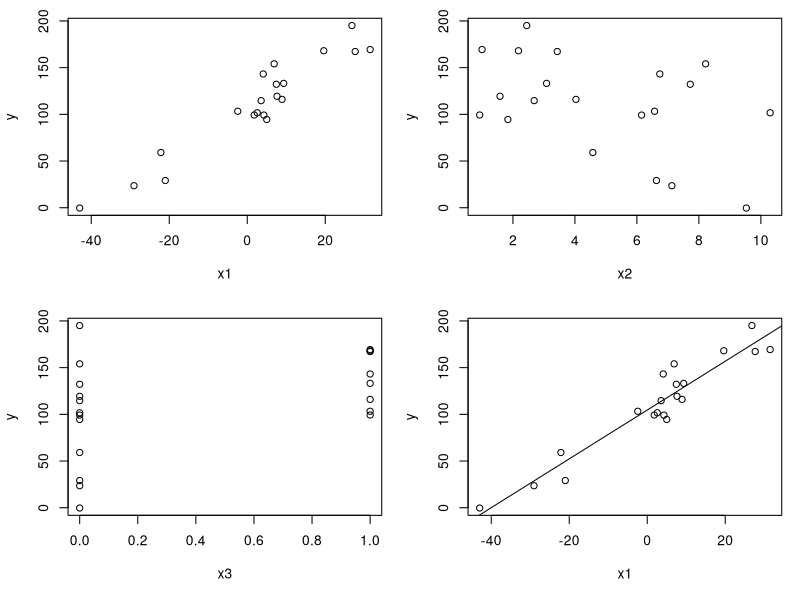
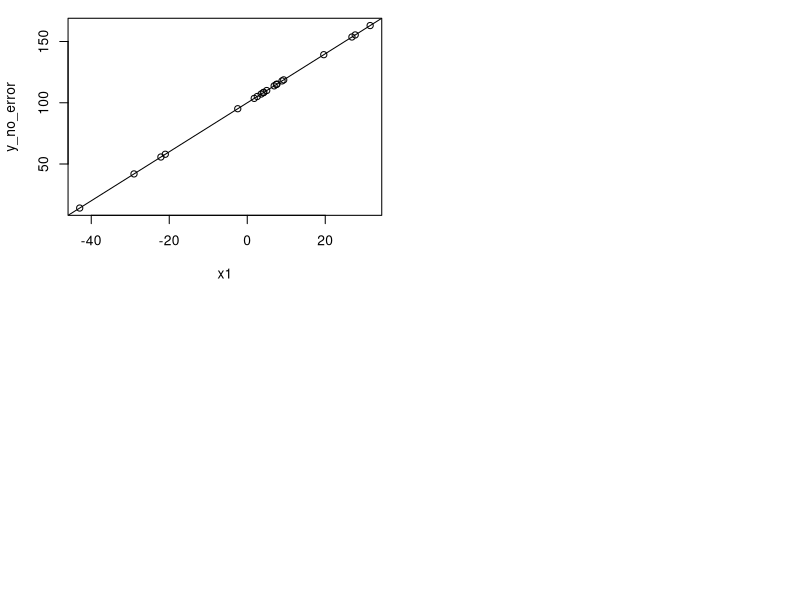

Recreate these plots in R, in order.
## ---- chunk 1
library(kableExtra)
library(dplyr)
## ---- chunk 2
set.seed(1104) # set seed for reproducibility

# Simulate data to use for our true regression model
x1 <- rnorm(n=20,mean=10,sd=15) # simulate a continuous predictor
x2 <- rexp(n=20,rate=0.25) # simulate another continuous predictor
x3 <- rbinom(n=20, size=1, prob=0.5) # simulate a binary predictor

# Simulate the error term for our regression model with SD=25
error <- rnorm(n=20, mean=0, sd=25) 

# Create the "true" model where x2 and x3 both have a slope of 0 (i.e., don't contribute to our prediction)
y <- 100 + 2*x1 + 0*x2 + 0*x3 + error
## ---- chunk 3
#| code-fold: true
par(mfrow=c(2,2), mar=c(5.1,4.1,1.1,1.1))
plot(x1,y)
plot(x2,y)
plot(x3,y)
## ---- chunk 4
mod_intonly <- lm(y ~ 1) # the "1" indicates that only an intercept should be fit (i.e., no predictors)
summary(mod_intonly) 
## ---- chunk 5
mean(y) # compare to mean
## ---- chunk 6
#| code-fold: true
#| fig-cap: "We can see that we have no **Model** degrees of freedom since $p=0$."
#| filters:
#| - parse-latex
library(kableExtra)

anova_df <- data.frame( 'Source' = c('Model','Error','Total'),
                        'Sums of Squares' = c('SS~Model~','SS~Error~','SS~Total~'),
                        'Degrees of Freedom' = c('p','n-p-1','n-1'),
                        'Mean Square' = c('MS~Model~','MS~Error~',''),
                        'F Value' = c('MS~Model~/MS~Error~','',''),
                        'p-value' = c('Pr(F~p,n-p-1~ > F)','',''))

kbl(anova_df, col.names=c('Source','Sums of Squares','Degrees of Freedom','Mean Square','F-value','p-value'),
    align='lccccc', escape=F) %>%
  kable_styling(bootstrap_options = "striped", full_width = F, position = "left")
## ---- chunk 7
mod_slr <- lm(y ~ x1)
summary(mod_slr) 
## ---- chunk 8
plot(x1,y)
abline(mod_slr)
## ---- chunk 9
summary(lm(y ~ x2))
## ---- chunk 10
summary(lm(y ~ x3))
## ---- chunk 11
mod_mlr <- lm(y ~ x1 + x2 + x3)
summary(mod_mlr) 
## ---- chunk 12
anova(mod_mlr, mod_slr, test='F')
## ---- chunk 13
y_no_error <- 100 + 2*x1 + 0*x2 + 0*x3 #exclude our earlier error term
summary(lm(y_no_error ~ x1))
## ---- chunk 14
plot(x1, y_no_error)
abline(lm(y_no_error ~ x1))
